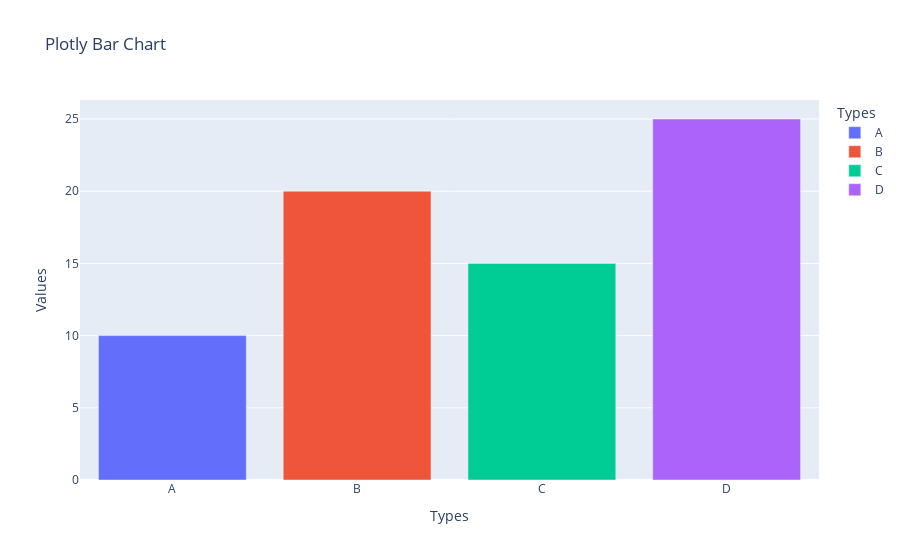

Notebook source saved alongside this figure:
### Markdown cell above
Plotly Bar Chart

### Code cell
df = pd.DataFrame({'Types': types, 'Values':values})
fig = px.bar(df, 'Types', 'Values', title="Plotly Bar Chart", color='Types')
fig.show()

### Figure 1 — Plotly figure (JSON) as saved in the notebook; plotly's stock layout.template omitted (floating-point values rounded to 4 significant figures)
{"data": [{"hovertemplate": "Types=%{x}<br>Values=%{y}<extra></extra>", "legendgroup": "A", "marker": {"color": "#636efa", "pattern": {"shape": ""}}, "name": "A", "orientation": "v", "showlegend": true, "textposition": "auto", "type": "bar", "x": ["A"], "xaxis": "x", "y": [10], "yaxis": "y"}, {"hovertemplate": "Types=%{x}<br>Values=%{y}<extra></extra>", "legendgroup": "B", "marker": {"color": "#EF553B", "pattern": {"shape": ""}}, "name": "B", "orientation": "v", "showlegend": true, "textposition": "auto", "type": "bar", "x": ["B"], "xaxis": "x", "y": [20], "yaxis": "y"}, {"hovertemplate": "Types=%{x}<br>Values=%{y}<extra></extra>", "legendgroup": "C", "marker": {"color": "#00cc96", "pattern": {"shape": ""}}, "name": "C", "orientation": "v", "showlegend": true, "textposition": "auto", "type": "bar", "x": ["C"], "xaxis": "x", "y": [15], "yaxis": "y"}, {"hovertemplate": "Types=%{x}<br>Values=%{y}<extra></extra>", "legendgroup": "D", "marker": {"color": "#ab63fa", "pattern": {"shape": ""}}, "name": "D", "orientation": "v", "showlegend": true, "textposition": "auto", "type": "bar", "x": ["D"], "xaxis": "x", "y": [25], "yaxis": "y"}], "layout": {"barmode": "relative", "legend": {"title": {"text": "Types"}, "tracegroupgap": 0}, "title": {"text": "Plotly Bar Chart"}, "xaxis": {"anchor": "y", "categoryarray": ["A", "B", "C", "D"], "categoryorder": "array", "domain": [0, 1], "title": {"text": "Types"}}, "yaxis": {"anchor": "x", "domain": [0, 1], "title": {"text": "Values"}}}}
